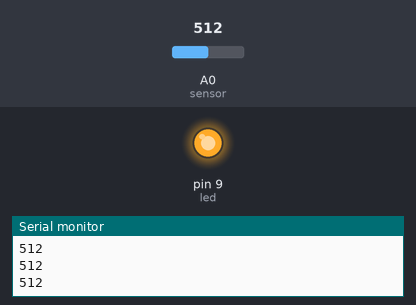
This sketch was run on a simulated Arduino Uno, built with avr-gcc and run on an emulated ATmega328P. Parts: output pins drawn as LEDs (lit = HIGH), the last lines printed to the serial monitor. The inputs (shaded band) are chosen by the test bench; at power-on: A0 (sensor) = 512.

Above: at 1.2 s.
1.3 s: A0 (sensor) set to 900
At 1.9 s:
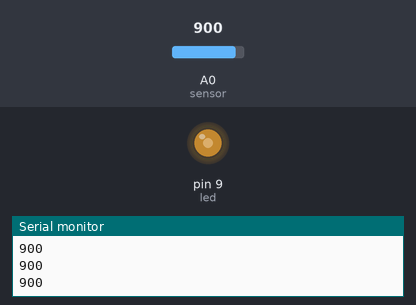
2.8 s: A0 (sensor) set to 1023
At 3.1 s:
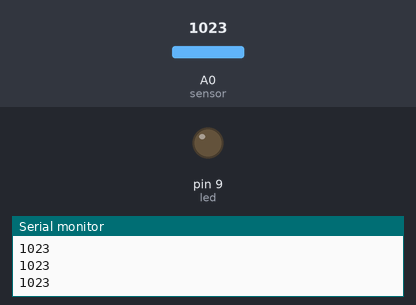
4.3 s: A0 (sensor) set to 1014
At 5.4 s:
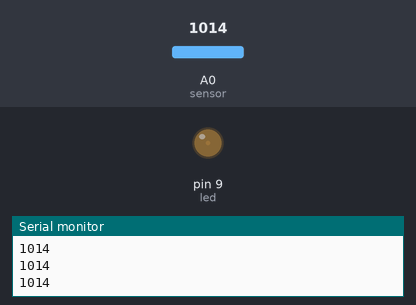
5.8 s: A0 (sensor) set to 716
At 6.6 s:
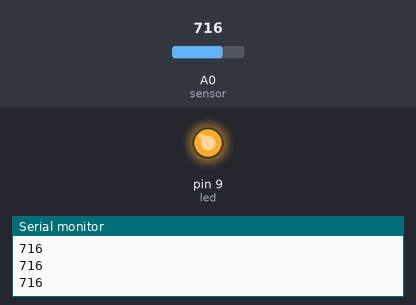
Timing chart, 0 to 8.3 s (numbered marks = the images above; inputs shaded):
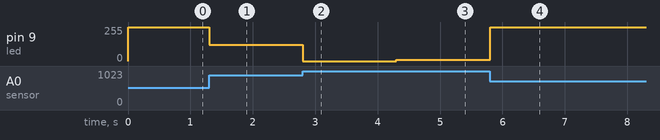

The sketch:

Opdracht_hardware.ino
```cpp
#define led 9
#define sensor A0

int input;
int sensorHigh = 1023;

void setup()
{
  pinMode(sensor, INPUT);
  pinMode(led, OUTPUT);
  Serial.begin(9600);
}

void loop()
{
  input = analogRead(sensor);
  analogWrite(led,(sensorHigh-input));
  Serial.println(input);
}
```

Measured:
- after the input at 1.3 s, pin 9 (led): 255/255 → 123/255 at once
- after the input at 2.8 s, pin 9 (led): 123/255 → 0/255 at once
- after the input at 4.3 s, pin 9 (led): 0/255 → 9/255 at once
- after the input at 5.8 s, pin 9 (led): 9/255 → 255/255 at once
